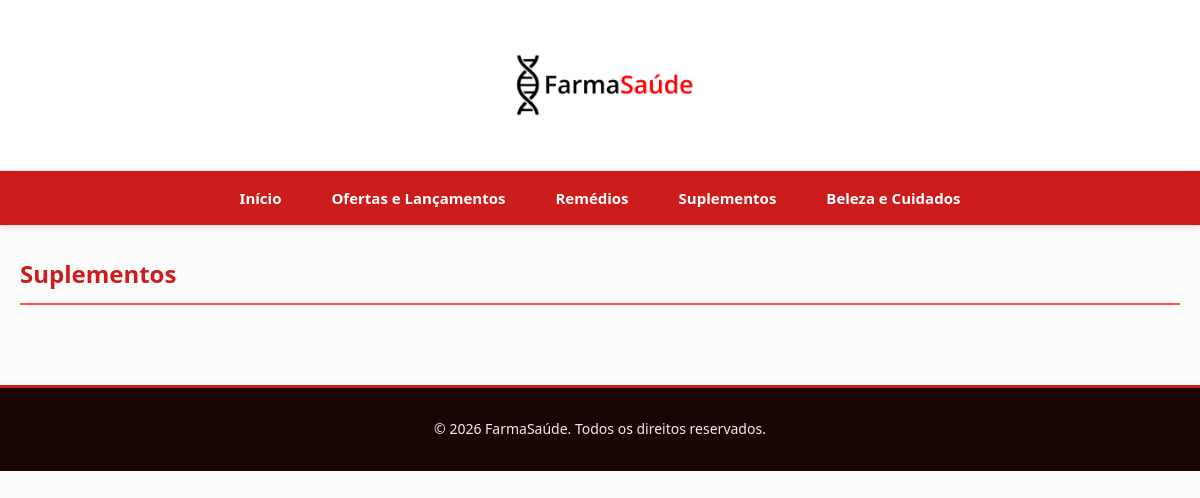
Page /suplementos.php on the earlier database version.
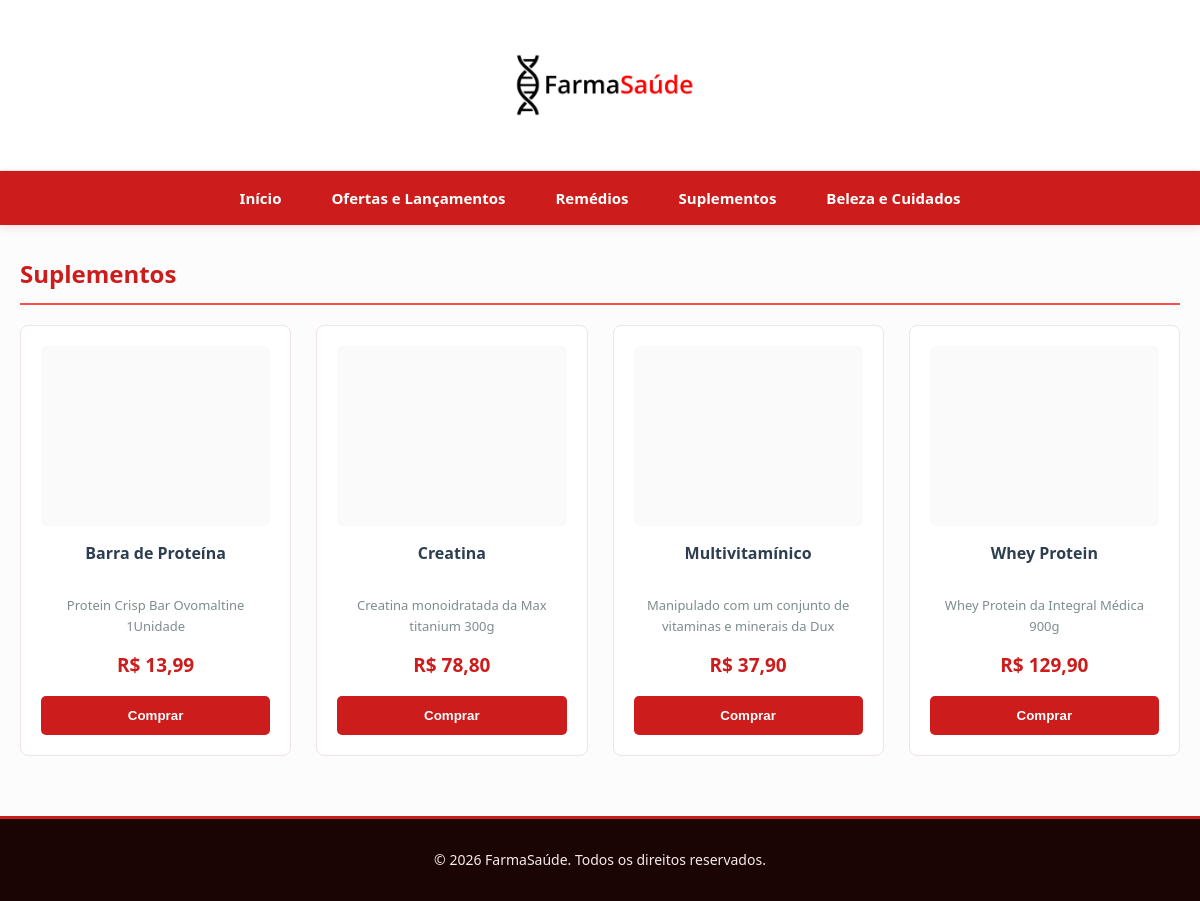
Same page on the later database version.
### tables this page shows
CREATE TABLE produtos (
	id INT NOT NULL AUTO_INCREMENT,
    nome VARCHAR(50) NOT NULL,
    descricao VARCHAR(255),
    preco DECIMAL(7, 2) NOT NULL,
    oferta BOOLEAN DEFAULT FALSE,
    remedio BOOLEAN DEFAULT FALSE,
    suplemento BOOLEAN DEFAULT FALSE,
    beleza BOOLEAN DEFAULT FALSE,
    PRIMARY KEY (id)
);

### funcoes.php (called while the page is built)
<?php
    function obter_produtos($pdo, $categoria = null) {
        $colunas = ["oferta", "remedio", "suplemento", "beleza"];
        if ($categoria !== null && in_array($categoria, $colunas)) {
            if ($categoria == "oferta") {
                $sql = "SELECT * FROM produtos WHERE oferta = true ORDER BY nome";
            } else if ($categoria == "remedio") {
                $sql = "SELECT * FROM produtos WHERE remedio = true ORDER BY nome";
            } else if ($categoria == "suplemento") {
                $sql = "SELECT * FROM produtos WHERE suplemento = true ORDER BY nome";
            } else {
                $sql = "SELECT * FROM produtos WHERE beleza = true ORDER BY nome";
            }
            $comando = $pdo->query($sql);
            return $comando->fetchAll();
        }
        $sql = "SELECT * FROM produtos ORDER BY nome";
        $comando = $pdo->query($sql);
        return $comando->fetchAll();
    }
    function formatar_preco($preco) {
        return "R$ " . number_format($preco, 2, ",", ".");
    }
    function paraTexto($texto) {
        return htmlspecialchars($texto, ENT_QUOTES, "UTF-8");
    }
?>

### suplementos.php (the view, shortened to what this page needs)
<?php
    require("conexao.php");
    require("funcoes.php");
    $produtos = obter_produtos($pdo, "suplemento");
?>
<html>
    <head>
        <link rel="stylesheet" href="css/estilos.css">
    </head>
    <body>
        <header>
            <img src="imagens/Logo FarmaSaúde.png" alt="Logo FarmaSaúde">
        </header>
        <nav>
            <ul>
                <li><a href="index.php">Início</a></li>
                <li><a href="ofertas.php">Ofertas e Lançamentos</a></li>
                <li><a href="remedios.php">Remédios</a></li>
                <li><a href="#">Suplementos</a></li>
                <li><a href="belezacuidado.php">Beleza e Cuidados</a></li>
            </ul>
        </nav>
        <main>
            <h2>Suplementos</h2>
            <section id="suplementos">
                <?php foreach($produtos as $produto) { ?>
                <div class="card">
                    <img alt="<?= paraTexto($produto["nome"]) ?>">
                    <h3><?= paraTexto($produto["nome"]) ?></h3>
                    <p><?= paraTexto($produto["descricao"]) ?></p>
                    <span><?= formatar_preco($produto["preco"]) ?></span>
                    <button>Comprar</button>
                </div>
                <?php } ?>
            </section>
        </main>
    <footer>
        <p>&copy; 2026 FarmaSaúde. Todos os direitos reservados.</p>
    </footer>
    </body>
</html>

Differences in the rows shown:
now on this page (row edited): produtos: nome "Barra de Proteína", descricao "Protein Crisp Bar Ovomaltine 1Unidade", preco "R$ 13,99"
now on this page (row edited): produtos: nome "Creatina", descricao "Creatina monoidratada da Max titanium 300g", preco "R$ 78,80"
now on this page (row edited): produtos: nome "Multivitamínico", descricao "Manipulado com um conjunto de vitaminas e minerais da Dux", preco "R$ 37,90"
now on this page (row edited): produtos: nome "Whey Protein", descricao "Whey Protein da Integral Médica 900g", preco "R$ 129,90"
